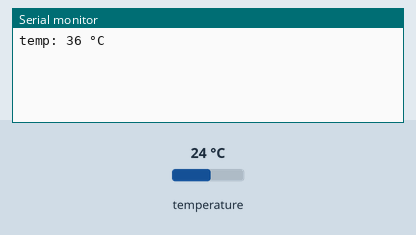
Recording of a sketch running on a simulated Raspberry Pi Pico. Parts: the last lines printed to the serial monitor. Inputs (shaded band) come from the test bench; at power-on: temperature 24 °C.

Above: at 1.2 s.
1.3 s: temperature set to 12 °C
At 2.6 s:
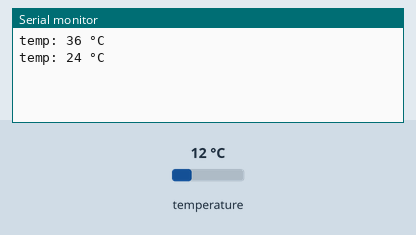
2.8 s: temperature set to 19 °C
At 3.8 s:
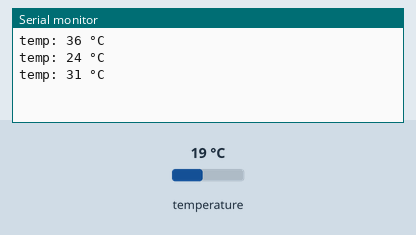
Timing chart, 0 to 5.8 s (numbered marks = the images above; inputs shaded):
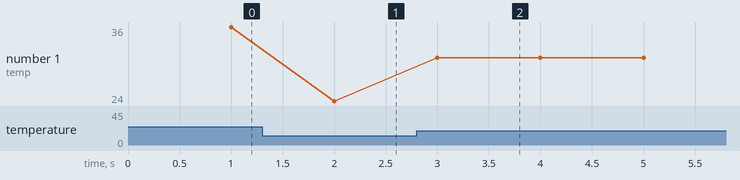

The sketch:

blink_print_temperature.ino
```cpp
#include "hardware/adc.h" // required for low-level adc functions
#define PIN_TEMPERATURE 4
#define NUM_SAMPLES 100  // number of samples to store
#define TEMP_MEASURE_INTERVAL 20  // measure every 10ms

float temp_buffer[NUM_SAMPLES]; // circular buffer to store temperature readings
int buffer_index = 0; // current index to store the next temperature reading
unsigned long last_measure_time = 0; // last time temperature was measured

unsigned long last_print_time = 0;


void setup() {
  Serial.begin(9600);
  while (!Serial && millis() < 200) {};

  adc_init();
  adc_set_temp_sensor_enabled(true);
  adc_select_input(PIN_TEMPERATURE);
}

void loop() {
  //measure temperature every 10ms
  if (millis() - last_measure_time >= TEMP_MEASURE_INTERVAL) {
    last_measure_time = millis();
    temp_buffer[buffer_index] = get_temperature();
    buffer_index = (buffer_index + 1) % NUM_SAMPLES;
  }

if (millis() - last_print_time >= 1000) {
    last_print_time = millis();
    Serial.print("temp: ");
    Serial.print(get_temperature(), 0);
    Serial.println(" °C");
  }
}

float get_temperature() {
  uint16_t raw = adc_read(); // 12-bit ADC result, 0–4095
  float voltage = raw * 3.3f / 4095.0f;
  float temp_c = 27.0f - (voltage - 0.706f) / 0.001721f;
  temp_c += 12.0f;  // calibration offset
  return temp_c;
}

float average_temperature() {
  float sum = 0.0f;
  for (int i = 0; i < NUM_SAMPLES; i++) {
    sum += temp_buffer[i];
  }
  return sum / NUM_SAMPLES;
}
```

Measured:
- after the input at 1.3 s, the serial monitor: prints a new line after 0.70 s (image 1)
- after the input at 2.8 s, the serial monitor: prints a new line after 0.20 s (image 2)
- plotted number 1: 36 → 24 after the input at 1.3 s, 24 → 31 after the input at 2.8 s
